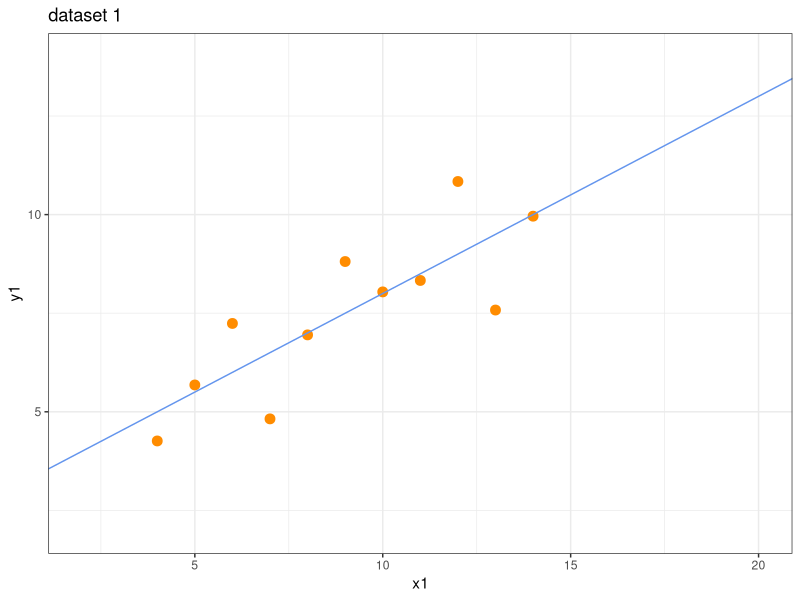
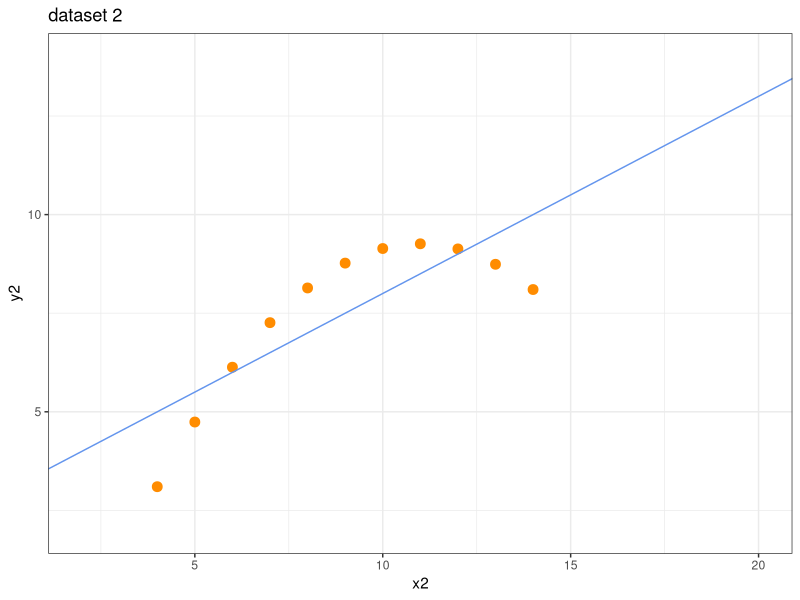
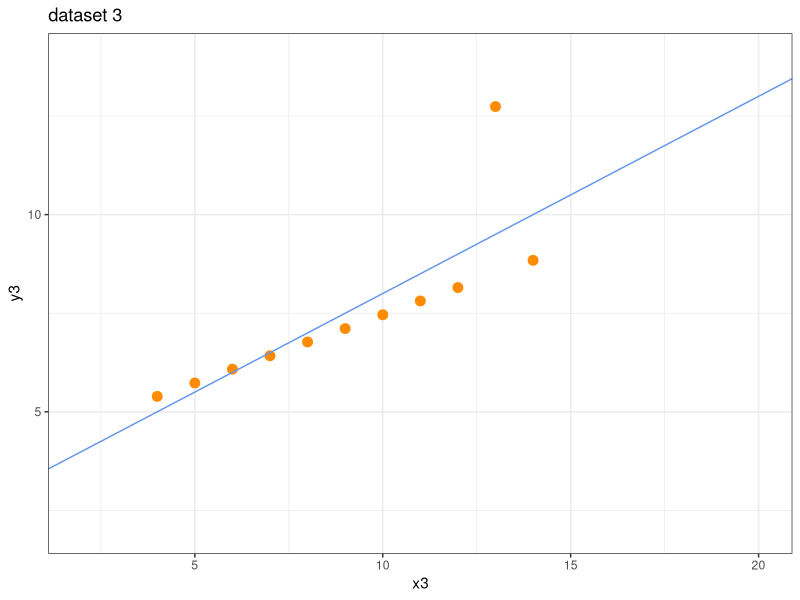
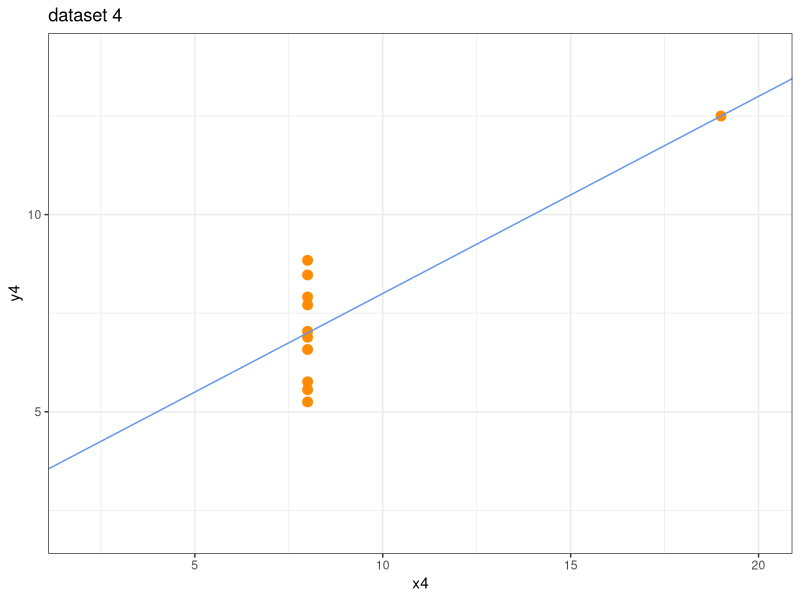
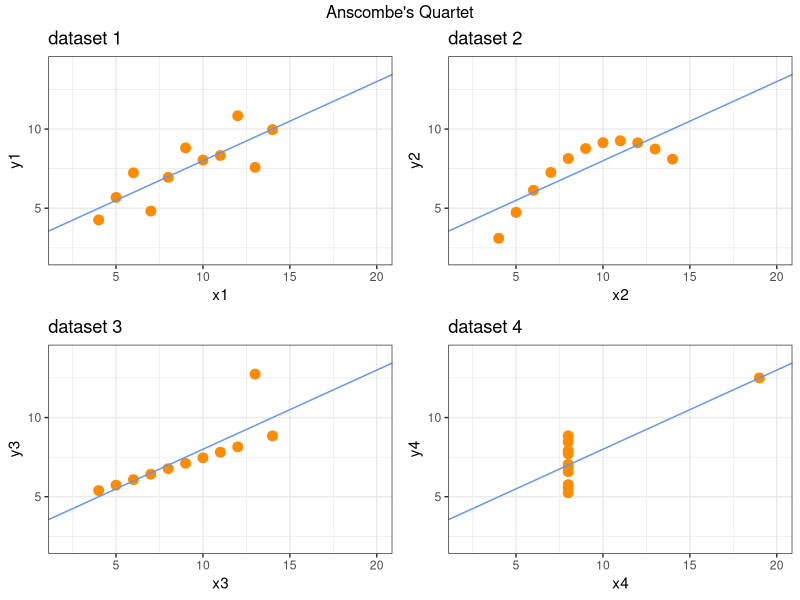

Source code (R) for these figures, in order:
# Anscombe's Quartet
# 기술통계량(평균(x), 평균(y), 분산(x), 분산(y), 상관계수, 회귀식)이
# 동일한 4개의 데이터 셋
library(gridExtra)
library(dplyr)
library(ggplot2)

anscombe
str(anscombe)
ans_x_mean <- anscombe %>%
  select(x1, x2, x3, x4) %>%
  summarise_each(list(mean), x1, x2, x3, x4)
ans_x_mean
ans_y_mean <- anscombe %>%
  select(y1, y2, y3, y4) %>%
  summarise_each(list(mean), y1, y2, y3, y4)
ans_y_mean
ans_x_var <- anscombe %>%
  select(x1, x2, x3, x4) %>%
  summarise_each(list(var), x1, x2, x3, x4)
ans_x_var
ans_y_var <- anscombe %>%
  select(y1, y2, y3, y4) %>%
  summarise_each(list(var), y1, y2, y3, y4)
ans_y_var

p1 <- ggplot(anscombe) + 
  geom_point(aes(x1, y1), color = "darkorange", size = 3) + 
  theme_bw() + 
  scale_x_continuous(breaks = seq(2, 20, 2)) + 
  scale_y_continuous(breaks = seq(2, 14, 2)) + 
  xlim(2, 20) +
  ylim(2, 14) +
  geom_abline(intercept = 3, slope = 0.5, 
              color = "cornflowerblue") + 
  #expand_limits(x = 0, y = 0) + 
  labs(title = "dataset 1")
p1
p2 <- ggplot(anscombe) + 
  geom_point(aes(x2, y2), color = "darkorange", size = 3) + 
  theme_bw() + 
  scale_x_continuous(breaks = seq(2, 20, 2)) + 
  scale_y_continuous(breaks = seq(2, 14, 2)) + 
  xlim(2, 20) +
  ylim(2, 14) + 
  geom_abline(intercept = 3, slope = 0.5, 
              color = "cornflowerblue") + 
  #expand_limits(x = 0, y = 0) + 
  labs(title = "dataset 2")
p2
p3 <- ggplot(anscombe) + 
  geom_point(aes(x3, y3), color = "darkorange", size = 3) + 
  theme_bw() + 
  scale_x_continuous(breaks = seq(2, 20, 2)) + 
  scale_y_continuous(breaks = seq(2, 14, 2)) + 
  xlim(2, 20) +
  ylim(2, 14) + 
  geom_abline(intercept = 3, slope = 0.5, 
              color = "cornflowerblue") + 
  #expand_limits(x = 0, y = 0) + 
  labs(title = "dataset 3")
p3
p4 <- ggplot(anscombe) + 
  geom_point(aes(x4, y4), color = "darkorange", size = 3) + 
  theme_bw() + 
  scale_x_continuous(breaks = seq(2, 20, 2)) + 
  scale_y_continuous(breaks = seq(2, 14, 2)) + 
  xlim(2, 20) +
  ylim(2, 14) + 
  geom_abline(intercept = 3, slope = 0.5, 
              color = "cornflowerblue") + 
  #expand_limits(x = 0, y = 0) + 
  labs(title = "dataset 4")
p4

grid.arrange(p1, p2, p3, p4, ncol=2, top = "Anscombe's Quartet")